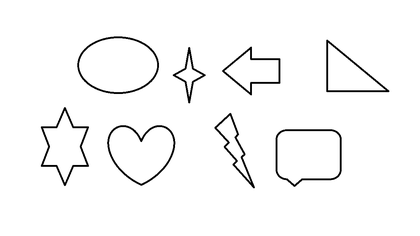
%> input picture figuras.png, 420 x 236 px, shrunk from 1152 x 648 before the run
$ octave etiquetado.m   (GNU Octave 9; MATLAB toolbox functions it lacks are replaced by stand-ins)
%> lines starting %> are read from the running program, lines starting %| are printed output that depends on the picture; in (x1, y1, x2, y2) boxes, pixels count from 0 and x2, y2 are one past the last pixel; in counts of white or black regions, pixels touching at a corner belong together; the program's own positions count from 1
% Crear una imagen binaria de ejemplo
binaryImage = imread('figuras.png');
%> binaryImage is the input picture: size 236x420x3 uint8; min 0, max 255, mean 247.7
binaryImage = rgb2gray(binaryImage);
%> binaryImage: size 236x420 uint8
binaryImage = imbinarize(binaryImage);
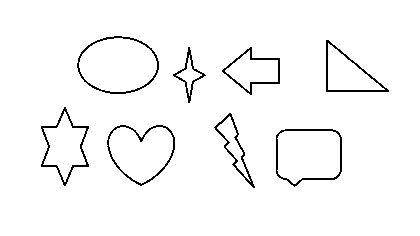
%> binaryImage: size 236x420 logical; 97% white; black in thin lines or dots, all inside (x1, y1, x2, y2) = (41, 36, 389, 188)

% Ejecutar la primera pasada
[labeledImage, equivalences] = firstPass(binaryImage);

% Segunda pasada
[labeledImage, numObjects] = secondPass(labeledImage, equivalences);

% Mostrar el número de objetos
numObjects
figure(1);
sgtitle(['objetos: ', num2str(numObjects)]);
subplot(1, 2, 1), imshow(binaryImage), title('Original');
subplot(1, 2, 2), imshow(label2rgb(labeledImage)), title('objetos detectados');

function [labeledImage, equivalences] = firstPass(binaryImage)
    % Dimensiones de la imagen
    [rows, cols] = size(binaryImage);
%> rows = 236; cols = 420

    % Inicializar la matriz de etiquetas
    labeledImage = zeros(rows, cols);

    % Inicializar la etiqueta actual
    label = 0;

    % Inicializar la estructura de equivalencias
    equivalences = {};

    % Recorrer la imagen
    for r = 1:rows
        for c = 1:cols
            if binaryImage(r, c) == 1
                % Obtener etiquetas de los vecinos
                neighbors = getNeighbors(labeledImage, r, c);

                if isempty(neighbors)
                    % Asignar una nueva etiqueta
                    label = label + 1;
                    labeledImage(r, c) = label;
                    equivalences{label} = label;
                else
                    % Asignar la etiqueta mínima de los vecinos
                    minLabel = min(neighbors);
                    labeledImage(r, c) = minLabel;

                    % Registrar equivalencias
                    for neighbor = neighbors
                        if neighbor ~= minLabel
                            equivalences{neighbor} = minLabel;
                        end
                    end
                end
            end
        end
    end
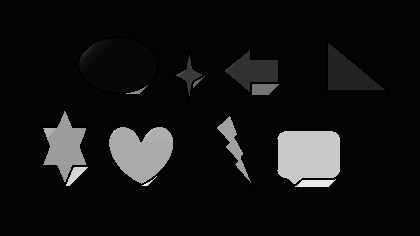
%> labeledImage: size 236x420 double; min 0, max 57, mean 4.6; drawn with min black and max white
%> after the loop, equivalences = 57 items; label = 57; minLabel = 1; neighbors = [1 1 1]
%> `[labeledImage, equivalences] = firstPass(binaryImage);`: equivalences = 57 items
end

function neighbors = getNeighbors(labeledImage, r, c)
    neighbors = [];
    if r > 1 && labeledImage(r-1, c) > 0
        neighbors = [neighbors, labeledImage(r-1, c)];
    end
    if c > 1 && labeledImage(r, c-1) > 0
        neighbors = [neighbors, labeledImage(r, c-1)];
    end
    if r > 1 && c > 1 && labeledImage(r-1, c-1) > 0
        neighbors = [neighbors, labeledImage(r-1, c-1)];
    end
    if r > 1 && c < size(labeledImage, 2) && labeledImage(r-1, c+1) > 0
        neighbors = [neighbors, labeledImage(r-1, c+1)];
    end
end

function [labeledImage, numObjects] = secondPass(labeledImage, equivalences)
    % Dimensiones de la imagen
    [rows, cols] = size(labeledImage);

    % Recorrer la imagen
    for r = 1:rows
        for c = 1:cols
            if labeledImage(r, c) > 0
                labeledImage(r, c) = findRoot(equivalences, labeledImage(r, c));
            end
        end
    end
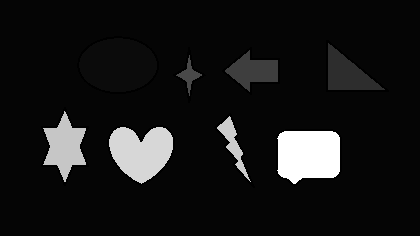
%> labeledImage: size 236x420 double; 1.66% of pixels changed, all inside (x1, y1, x2, y2) = (43, 39, 336, 187); drawn with min black and max white

    % Obtener etiquetas únicas
    uniqueLabels = unique(labeledImage(:));
%> uniqueLabels = [0; 1; 2; 8; 11; 13; 35; 36; 38; 45]

    % Remover la etiqueta 0
    uniqueLabels(uniqueLabels == 0) = [];

    % Contar el número de objetos
    numObjects = numel(uniqueLabels);
%> numObjects = 9
%> `imshow(label2rgb(labeledImage))`:
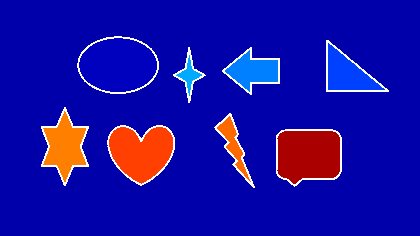
%> displayed picture: size 236x420x3, on the screen's scale of 0 to 255; mean R, G, B 25, 15, 162.5
end

function root = findRoot(equivalences, label)
    while equivalences{label} ~= label
        label = equivalences{label};
    end
    root = label;
end
